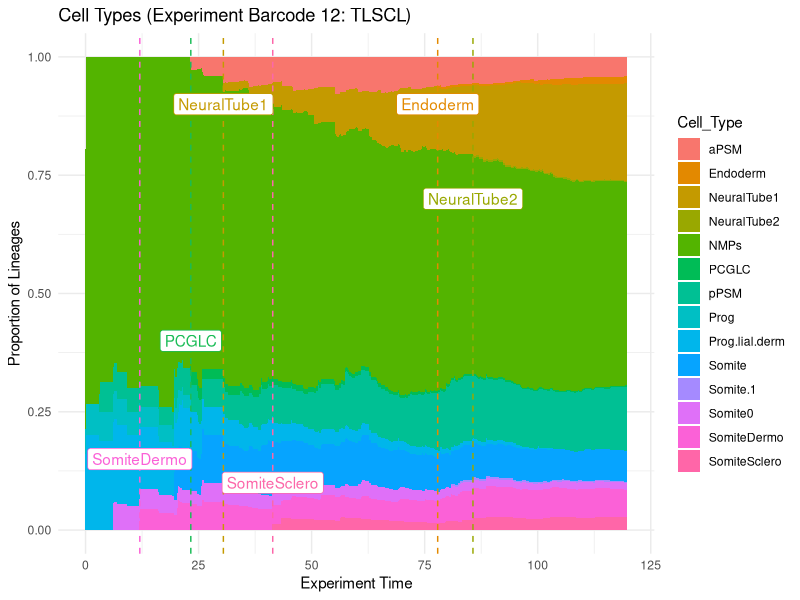
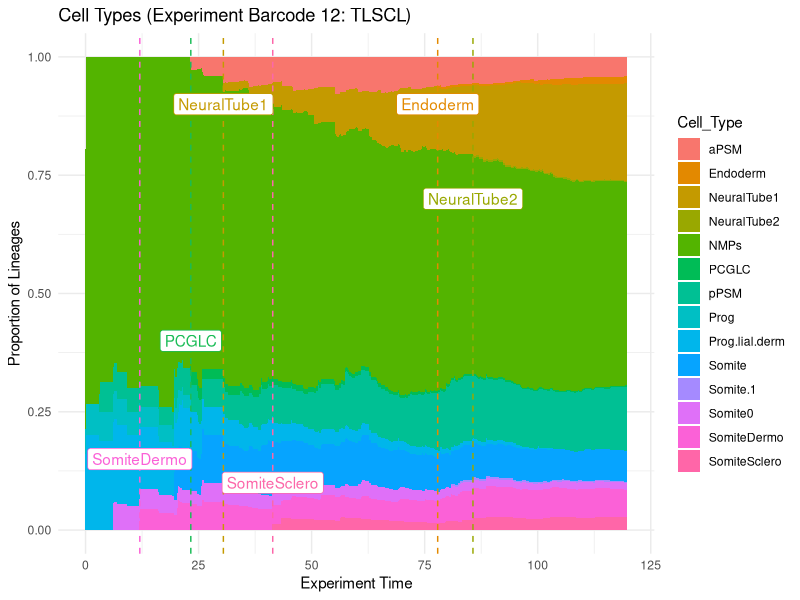

Source code (R) for these figures, in order:
setwd('/Users/gc3045/scmail_v1/sc-mail-experiments/Real_biodata/TLSCL/evaluation/Bar12/CellTypeAnnotation')
library(ggplot2)

#install.packages('tidyverse')
library(tidyverse)

# d = read.table("bar12_cellstates_over_time.csv", sep=",", header=T)
d = read.table("bar12_improved_cellstates_over_time.csv", sep=",", header=T)


# Normalize each row
df_normalized <- d %>%
  # Select only the columns with observed counts (excluding Interval_Start)
  select(-interval_start) %>%
  # Apply row-wise normalization
  rowwise() %>%
  # Normalize each value by dividing by the row sum
  mutate(across(everything(), ~ . / sum(c_across(everything()))))


#d2 = d %>% mutate(sum_of_rows = rowSums)
df_normalized$interval_start <- d$interval_start * 120
#df_normalized$interval_start <- df_normalized$interval_start * 120

# Reshape the dataframe from wide to long format
df_long <- df_normalized %>%
  pivot_longer(cols = -interval_start, names_to = "Cell_Type", values_to = "Count")


PCGLC_idx <- df_normalized$interval_start[which(df_normalized['PCGLC'] != 0)[1]]
endoderm_idx <- df_normalized$interval_start[which(df_normalized['Endoderm'] != 0)[1]]
SomiteDermo_idx <- df_normalized$interval_start[which(df_normalized['SomiteDermo'] != 0)[1]]
SomiteSclero_idx <- df_normalized$interval_start[which(df_normalized['SomiteSclero'] != 0)[1]]
NeuralTube1_idx <- df_normalized$interval_start[which(df_normalized['NeuralTube1'] != 0)[1]]
NeuralTube2_idx <- df_normalized$interval_start[which(df_normalized['NeuralTube2'] != 0)[1]]

ggplot(df_long, aes(x = interval_start, y = Count, fill = Cell_Type, label=Cell_Type)) +
  geom_area() +
  geom_vline(xintercept = PCGLC_idx, linetype = 'dashed', color="#1ABC56") +
  geom_vline(xintercept = endoderm_idx, linetype = 'dashed', color="#E38900") +
  geom_vline(xintercept = SomiteDermo_idx, linetype = 'dashed', color="#FB61D7") +
  geom_vline(xintercept = SomiteSclero_idx, linetype = 'dashed', color="#FC67A9") +
  geom_vline(xintercept = NeuralTube1_idx, linetype = 'dashed', color="#C49A00") +
  geom_vline(xintercept = NeuralTube2_idx, linetype = 'dashed', color="#99A801") +
  labs(x = "Experiment Time", y = "Proportion of Lineages", title = "Cell Types (Experiment Barcode 12: TLSCL)") +
  annotate(geom="label",x=PCGLC_idx,y=0.4,color="#1ABC56",label="PCGLC", fill="white") +
  annotate(geom="label",x=endoderm_idx,y=0.9,color="#E38900",label="Endoderm", fill="white") +
  annotate(geom="label",x=SomiteDermo_idx,y=0.15,color="#FB61D7",label="SomiteDermo", fill="white") +
  annotate(geom="label",x=SomiteSclero_idx,y=0.1,color="#FC67A9",label="SomiteSclero", fill="white") +
  annotate(geom="label",x=NeuralTube1_idx,y=0.9,color="#C49A00",label="NeuralTube1", fill="white") +
  annotate(geom="label",x=NeuralTube2_idx,y=0.70,color="#99A801",label="NeuralTube2", fill="white") +
  theme_minimal() 
  
ggsave("stackedplot_celltype_barcode12_improved.pdf")

# the kinds of transitions over time are more interesting